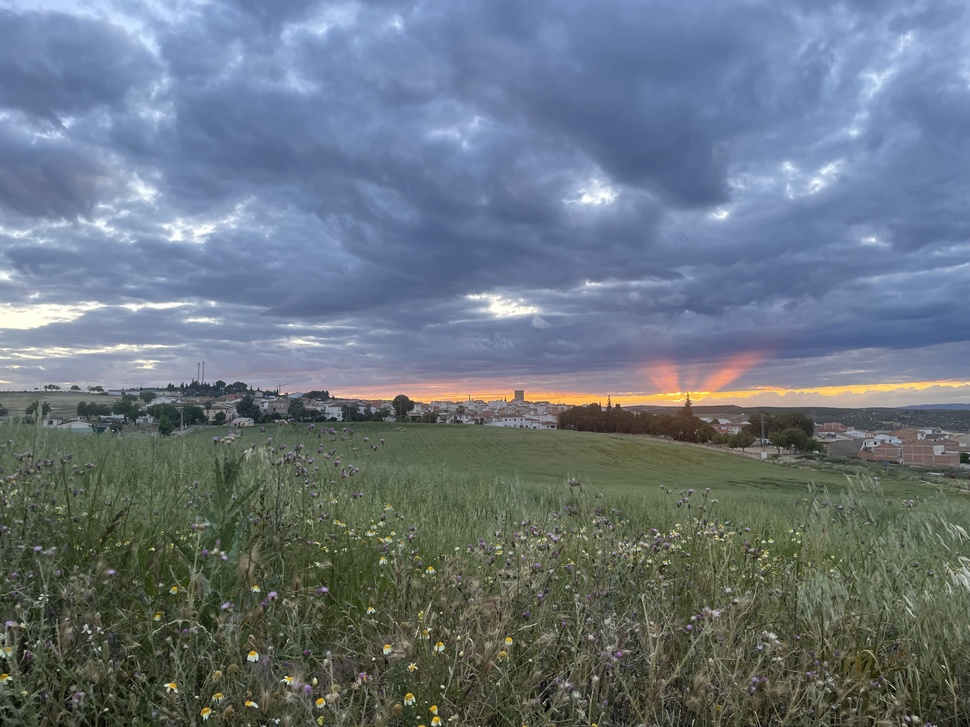
#> input picture ejercicioscapitulo3/imagen.jpg, 970 x 727 px, shrunk from 4032 x 3024 before the run
$ python histograma_2d_hs.py
#> lines starting #> are read from the running program, lines starting #| are printed output that depends on the picture
#histograma_2d_hs.py
import cv2
import matplotlib.pyplot as plt

img = cv2.imread('imagen.jpg')
#> img is the input picture: shape (727, 970, 3); mean B, G, R 127.4, 117, 105.8
hsv = cv2.cvtColor(img, cv2.COLOR_BGR2HSV)
#> hsv: shape (727, 970, 3); mean H, S, V 78, 72, 137.4

# Calculamos histograma para H (0) y S (1) simultáneamente
hist2d = cv2.calcHist([hsv], [0, 1], None, [180, 256], [0, 180, 0, 256])

plt.imshow(hist2d, interpolation='nearest', origin='lower', extent=[0, 256, 0, 180])
plt.colorbar(label='Frecuencia')
plt.xlabel('Saturación')
plt.ylabel('Matiz (Hue)')
plt.title('Histograma 2D H-S')
plt.show()
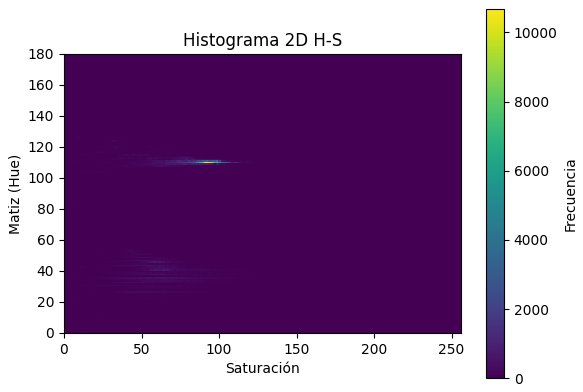
#> figure drawn by matplotlib, 2 panels
